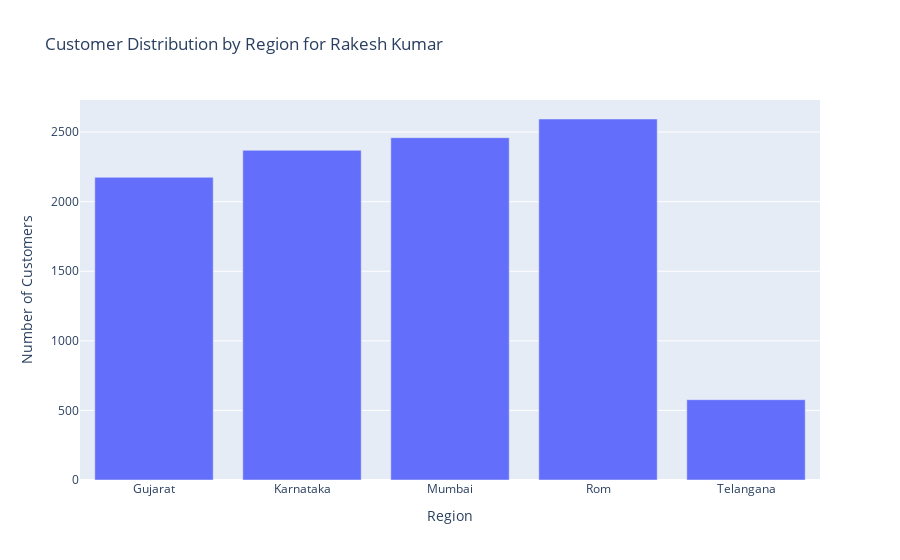

The notebook cell saved with this chart:
### Code cell
# Create bar chart using Plotly Express
plt.figure(figsize=(10, 6))
fig = px.bar(customer_by_region, x='region', y='customer', title='Customer Distribution by Region for Rakesh Kumar')
fig.update_layout(xaxis_title='Region', yaxis_title='Number of Customers')
fig.show()

### Figure 1 — Plotly figure (JSON) as saved in the notebook; plotly's stock layout.template omitted (floating-point values rounded to 4 significant figures)
{"data": [{"hovertemplate": "region=%{x}<br>customer=%{y}<extra></extra>", "legendgroup": "", "marker": {"color": "#636efa", "pattern": {"shape": ""}}, "name": "", "orientation": "v", "showlegend": false, "textposition": "auto", "type": "bar", "x": ["Gujarat", "Karnataka", "Mumbai", "Rom", "Telangana"], "xaxis": "x", "y": [2175, 2369, 2460, 2594, 577], "yaxis": "y"}], "layout": {"barmode": "relative", "legend": {"tracegroupgap": 0}, "title": {"text": "Customer Distribution by Region for Rakesh Kumar"}, "xaxis": {"anchor": "y", "domain": [0, 1], "title": {"text": "Region"}}, "yaxis": {"anchor": "x", "domain": [0, 1], "title": {"text": "Number of Customers"}}}}
